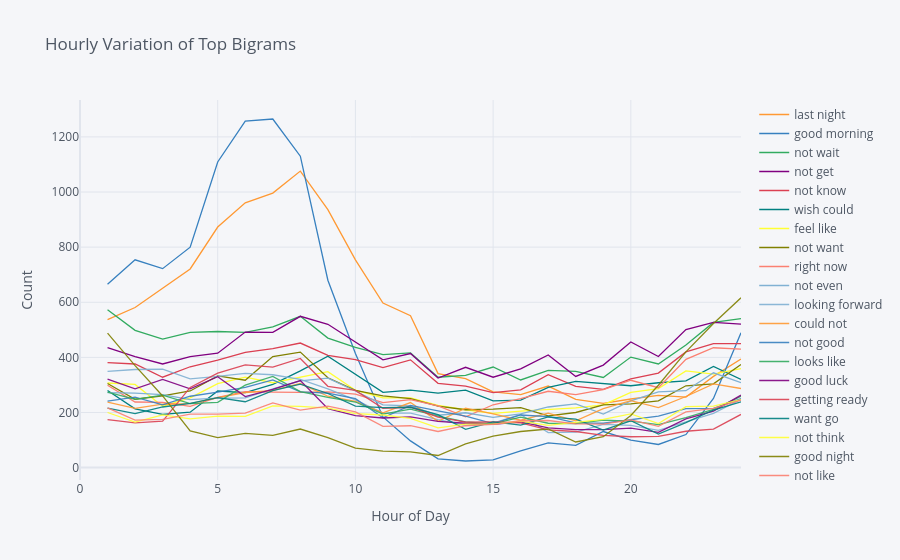

The code cell stored with this chart in its notebook:
### Code cell
configure_plotly_browser_state()
hourly.iplot(yTitle='Count', xTitle = 'Hour of Day', title='Hourly Variation of Top Bigrams')

### Figure 1 — Plotly figure (JSON) as saved in the notebook; plotly's stock layout.template omitted (floating-point values rounded to 4 significant figures)
{"data": [{"line": {"color": "rgba(255, 153, 51, 1.0)", "dash": "solid", "shape": "linear", "width": 1.3}, "mode": "lines", "name": "last night", "text": "", "type": "scatter", "x": [0, 1, 2, 3, 4, 5, 6, 7, 8, 9, 10, 11, 12, 13, 14, 15, 16, 17, 18, 19, 20, 21, 22, 23, 24], "y": ["", 537, 581, 651, 721, 873, 961, 996, 1076, 936, 754, 597, 551, 341, 323, 275, 265, 296, 248, 233, 249, 262, 256, 331, 394]}, {"line": {"color": "rgba(55, 128, 191, 1.0)", "dash": "solid", "shape": "linear", "width": 1.3}, "mode": "lines", "name": "good morning", "text": "", "type": "scatter", "x": [0, 1, 2, 3, 4, 5, 6, 7, 8, 9, 10, 11, 12, 13, 14, 15, 16, 17, 18, 19, 20, 21, 22, 23, 24], "y": ["", 665, 754, 722, 800, 1109, 1257, 1265, 1130, 680, 414, 184, 97, 32, 24, 28, 61, 90, 81, 131, 100, 84, 120, 251, 489]}, {"line": {"color": "rgba(50, 171, 96, 1.0)", "dash": "solid", "shape": "linear", "width": 1.3}, "mode": "lines", "name": "not wait", "text": "", "type": "scatter", "x": [0, 1, 2, 3, 4, 5, 6, 7, 8, 9, 10, 11, 12, 13, 14, 15, 16, 17, 18, 19, 20, 21, 22, 23, 24], "y": ["", 573, 498, 466, 491, 494, 491, 511, 549, 470, 436, 410, 416, 328, 335, 365, 318, 353, 349, 327, 401, 376, 445, 527, 541]}, {"line": {"color": "rgba(128, 0, 128, 1.0)", "dash": "solid", "shape": "linear", "width": 1.3}, "mode": "lines", "name": "not get", "text": "", "type": "scatter", "x": [0, 1, 2, 3, 4, 5, 6, 7, 8, 9, 10, 11, 12, 13, 14, 15, 16, 17, 18, 19, 20, 21, 22, 23, 24], "y": ["", 435, 403, 376, 403, 415, 492, 491, 549, 520, 456, 391, 414, 325, 364, 328, 358, 409, 331, 372, 456, 403, 501, 527, 521]}, {"line": {"color": "rgba(219, 64, 82, 1.0)", "dash": "solid", "shape": "linear", "width": 1.3}, "mode": "lines", "name": "not know", "text": "", "type": "scatter", "x": [0, 1, 2, 3, 4, 5, 6, 7, 8, 9, 10, 11, 12, 13, 14, 15, 16, 17, 18, 19, 20, 21, 22, 23, 24], "y": ["", 381, 376, 328, 366, 390, 418, 432, 452, 407, 392, 363, 391, 306, 296, 272, 282, 337, 295, 284, 322, 343, 420, 450, 450]}, {"line": {"color": "rgba(0, 128, 128, 1.0)", "dash": "solid", "shape": "linear", "width": 1.3}, "mode": "lines", "name": "wish could", "text": "", "type": "scatter", "x": [0, 1, 2, 3, 4, 5, 6, 7, 8, 9, 10, 11, 12, 13, 14, 15, 16, 17, 18, 19, 20, 21, 22, 23, 24], "y": ["", 280, 213, 193, 201, 278, 272, 302, 351, 404, 340, 273, 281, 270, 281, 242, 245, 291, 313, 304, 297, 308, 315, 367, 320]}, {"line": {"color": "rgba(255, 255, 51, 1.0)", "dash": "solid", "shape": "linear", "width": 1.3}, "mode": "lines", "name": "feel like", "text": "", "type": "scatter", "x": [0, 1, 2, 3, 4, 5, 6, 7, 8, 9, 10, 11, 12, 13, 14, 15, 16, 17, 18, 19, 20, 21, 22, 23, 24], "y": ["", 307, 302, 223, 253, 305, 328, 308, 328, 348, 281, 253, 253, 226, 210, 197, 205, 211, 217, 228, 273, 287, 351, 339, 359]}, {"line": {"color": "rgba(128, 128, 0, 1.0)", "dash": "solid", "shape": "linear", "width": 1.3}, "mode": "lines", "name": "not want", "text": "", "type": "scatter", "x": [0, 1, 2, 3, 4, 5, 6, 7, 8, 9, 10, 11, 12, 13, 14, 15, 16, 17, 18, 19, 20, 21, 22, 23, 24], "y": ["", 305, 248, 260, 278, 333, 317, 403, 419, 326, 280, 260, 250, 223, 210, 212, 218, 188, 200, 228, 231, 242, 297, 304, 374]}, {"line": {"color": "rgba(251, 128, 114, 1.0)", "dash": "solid", "shape": "linear", "width": 1.3}, "mode": "lines", "name": "right now", "text": "", "type": "scatter", "x": [0, 1, 2, 3, 4, 5, 6, 7, 8, 9, 10, 11, 12, 13, 14, 15, 16, 17, 18, 19, 20, 21, 22, 23, 24], "y": ["", 299, 238, 237, 222, 255, 276, 274, 273, 275, 267, 236, 247, 224, 184, 228, 250, 277, 265, 283, 317, 290, 393, 435, 430]}, {"line": {"color": "rgba(128, 177, 211, 1.0)", "dash": "solid", "shape": "linear", "width": 1.3}, "mode": "lines", "name": "not even", "text": "", "type": "scatter", "x": [0, 1, 2, 3, 4, 5, 6, 7, 8, 9, 10, 11, 12, 13, 14, 15, 16, 17, 18, 19, 20, 21, 22, 23, 24], "y": ["", 272, 270, 265, 247, 252, 253, 286, 315, 325, 278, 228, 224, 190, 199, 182, 195, 220, 231, 194, 242, 275, 279, 344, 308]}, {"line": {"color": "rgba(128, 177, 211, 0.8999999999999999)", "dash": "solid", "shape": "linear", "width": 1.3}, "mode": "lines", "name": "looking forward", "text": "", "type": "scatter", "x": [0, 1, 2, 3, 4, 5, 6, 7, 8, 9, 10, 11, 12, 13, 14, 15, 16, 17, 18, 19, 20, 21, 22, 23, 24], "y": ["", 349, 356, 357, 322, 331, 342, 337, 320, 286, 246, 198, 198, 174, 153, 161, 193, 127, 129, 157, 153, 135, 167, 197, 248]}, {"line": {"color": "rgba(255, 153, 51, 0.8999999999999999)", "dash": "solid", "shape": "linear", "width": 1.3}, "mode": "lines", "name": "could not", "text": "", "type": "scatter", "x": [0, 1, 2, 3, 4, 5, 6, 7, 8, 9, 10, 11, 12, 13, 14, 15, 16, 17, 18, 19, 20, 21, 22, 23, 24], "y": ["", 238, 215, 230, 232, 254, 272, 280, 305, 259, 240, 199, 236, 168, 216, 195, 172, 198, 170, 214, 243, 218, 258, 304, 287]}, {"line": {"color": "rgba(55, 128, 191, 0.8999999999999999)", "dash": "solid", "shape": "linear", "width": 1.3}, "mode": "lines", "name": "not good", "text": "", "type": "scatter", "x": [0, 1, 2, 3, 4, 5, 6, 7, 8, 9, 10, 11, 12, 13, 14, 15, 16, 17, 18, 19, 20, 21, 22, 23, 24], "y": ["", 241, 256, 228, 259, 274, 291, 318, 275, 270, 250, 181, 226, 206, 187, 160, 191, 185, 162, 161, 173, 187, 214, 215, 250]}, {"line": {"color": "rgba(50, 171, 96, 0.8999999999999999)", "dash": "solid", "shape": "linear", "width": 1.3}, "mode": "lines", "name": "looks like", "text": "", "type": "scatter", "x": [0, 1, 2, 3, 4, 5, 6, 7, 8, 9, 10, 11, 12, 13, 14, 15, 16, 17, 18, 19, 20, 21, 22, 23, 24], "y": ["", 274, 248, 263, 232, 237, 299, 331, 276, 255, 238, 194, 212, 187, 166, 159, 183, 161, 160, 172, 169, 156, 181, 211, 259]}, {"line": {"color": "rgba(128, 0, 128, 0.8999999999999999)", "dash": "solid", "shape": "linear", "width": 1.3}, "mode": "lines", "name": "good luck", "text": "", "type": "scatter", "x": [0, 1, 2, 3, 4, 5, 6, 7, 8, 9, 10, 11, 12, 13, 14, 15, 16, 17, 18, 19, 20, 21, 22, 23, 24], "y": ["", 321, 286, 320, 286, 330, 258, 284, 316, 214, 189, 180, 184, 168, 161, 157, 166, 144, 138, 138, 143, 128, 177, 205, 263]}, {"line": {"color": "rgba(219, 64, 82, 0.8999999999999999)", "dash": "solid", "shape": "linear", "width": 1.3}, "mode": "lines", "name": "getting ready", "text": "", "type": "scatter", "x": [0, 1, 2, 3, 4, 5, 6, 7, 8, 9, 10, 11, 12, 13, 14, 15, 16, 17, 18, 19, 20, 21, 22, 23, 24], "y": ["", 174, 162, 169, 291, 343, 373, 365, 396, 295, 280, 215, 219, 183, 165, 166, 162, 137, 131, 117, 112, 113, 132, 140, 193]}, {"line": {"color": "rgba(0, 128, 128, 0.8999999999999999)", "dash": "solid", "shape": "linear", "width": 1.3}, "mode": "lines", "name": "want go", "text": "", "type": "scatter", "x": [0, 1, 2, 3, 4, 5, 6, 7, 8, 9, 10, 11, 12, 13, 14, 15, 16, 17, 18, 19, 20, 21, 22, 23, 24], "y": ["", 216, 196, 220, 233, 254, 239, 279, 303, 269, 223, 218, 219, 192, 139, 166, 154, 184, 176, 136, 170, 122, 163, 209, 239]}, {"line": {"color": "rgba(255, 255, 51, 0.8999999999999999)", "dash": "solid", "shape": "linear", "width": 1.3}, "mode": "lines", "name": "not think", "text": "", "type": "scatter", "x": [0, 1, 2, 3, 4, 5, 6, 7, 8, 9, 10, 11, 12, 13, 14, 15, 16, 17, 18, 19, 20, 21, 22, 23, 24], "y": ["", 200, 165, 191, 177, 187, 186, 224, 222, 216, 196, 191, 179, 144, 158, 158, 169, 153, 164, 175, 195, 160, 221, 223, 247]}, {"line": {"color": "rgba(128, 128, 0, 0.8999999999999999)", "dash": "solid", "shape": "linear", "width": 1.3}, "mode": "lines", "name": "good night", "text": "", "type": "scatter", "x": [0, 1, 2, 3, 4, 5, 6, 7, 8, 9, 10, 11, 12, 13, 14, 15, 16, 17, 18, 19, 20, 21, 22, 23, 24], "y": ["", 488, 370, 260, 133, 109, 124, 117, 140, 109, 71, 60, 57, 44, 86, 114, 131, 140, 93, 112, 189, 299, 420, 523, 616]}, {"line": {"color": "rgba(251, 128, 114, 0.8999999999999999)", "dash": "solid", "shape": "linear", "width": 1.3}, "mode": "lines", "name": "not like", "text": "", "type": "scatter", "x": [0, 1, 2, 3, 4, 5, 6, 7, 8, 9, 10, 11, 12, 13, 14, 15, 16, 17, 18, 19, 20, 21, 22, 23, 24], "y": ["", 217, 172, 175, 194, 194, 198, 235, 209, 223, 202, 150, 152, 131, 152, 157, 170, 171, 159, 158, 173, 150, 202, 215, 245]}], "layout": {"legend": {"bgcolor": "#F5F6F9", "font": {"color": "#4D5663"}}, "paper_bgcolor": "#F5F6F9", "plot_bgcolor": "#F5F6F9", "title": {"font": {"color": "#4D5663"}, "text": "Hourly Variation of Top Bigrams"}, "xaxis": {"gridcolor": "#E1E5ED", "showgrid": true, "tickfont": {"color": "#4D5663"}, "title": {"font": {"color": "#4D5663"}, "text": "Hour of Day"}, "zerolinecolor": "#E1E5ED"}, "yaxis": {"gridcolor": "#E1E5ED", "showgrid": true, "tickfont": {"color": "#4D5663"}, "title": {"font": {"color": "#4D5663"}, "text": "Count"}, "zerolinecolor": "#E1E5ED"}}}
